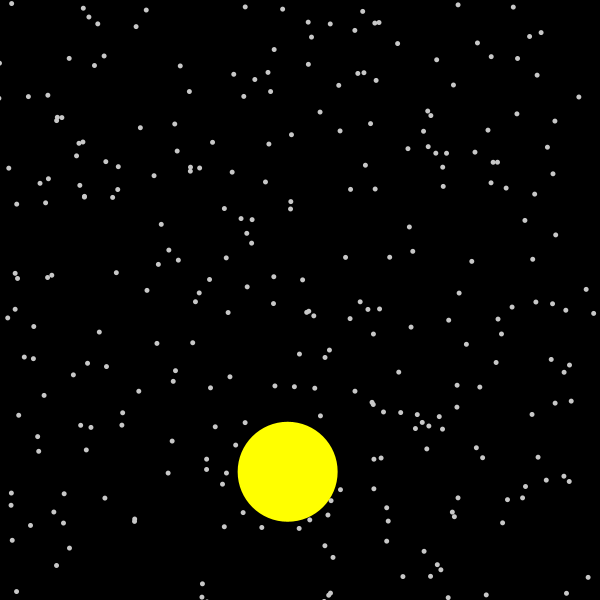
Frame 1 (no input)
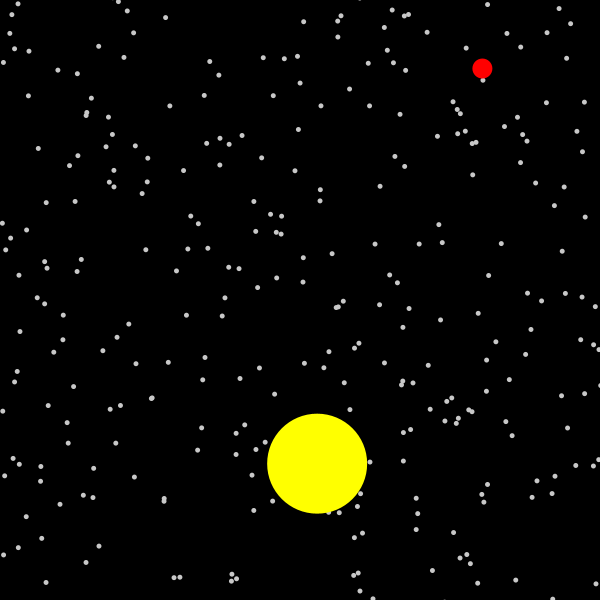
Frame 60 (the mouse pressed at the canvas centre just before this capture)
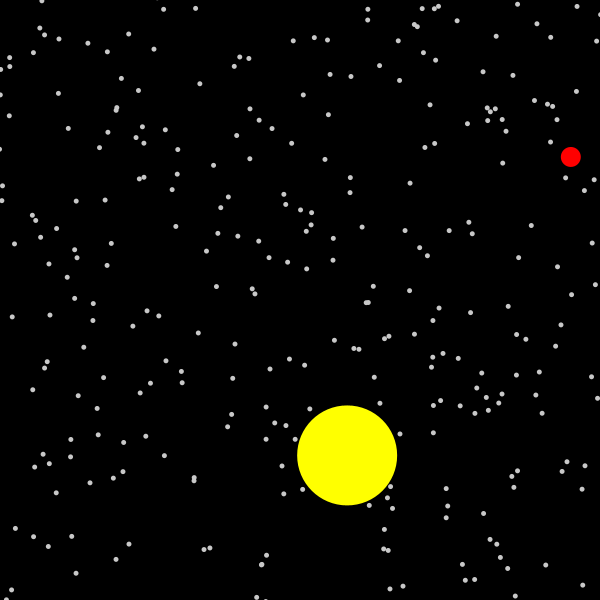
Frame 120 (the mouse held since frame 60 and released just before this capture)

The Processing sketch that drew these frames (run headless with seeded random() and noise(); from frame 60 on, the mouse is pressed at the canvas centre):

// Processing sketch: Space
// ── Space.pde
//Declare your variables here
Normal[] theNormal;
Oddball[] theOddball;
Jumbo[] theJumbo;
// so try declaring one Particle first, then instantiate it in setup, and use move and show in draw()

void setup() {
  //your code here
  size(600, 600);
  smooth();
  background(0);

  theNormal = new Normal[500];

  for (int i = 0; i < theNormal.length; i++) {
    float x = (float)(-200 + 800 * Math.random());
    float y = (float)(800 * Math.random());
    float s = .5;
    float a = (float)(-.5 * Math.random());
    float c = 200;


    theNormal[i] = new Normal(x, y, s, a, c);
  }

  theJumbo = new Jumbo[1];

  for (int i = 0; i < theJumbo.length; i++) {
    float x = (float)(-200 + 800 * Math.random());
    float y = (float)(800 * Math.random());
    float s = .5;
    float a = (float)(-.5 * Math.random());



    theJumbo[i] = new Jumbo(x, y, s, a);
  }
  theOddball = new Oddball[1];
  for (int i = 0; i < theOddball.length; i++) {
    float x = (float)(700 * Math.random());
    float y = (float)(-50 * Math.random());
    float s = 5;
    float a = (float)(5 * Math.random());

    theOddball[i] = new Oddball(x, y, s, a);
  }
} //end of setup


void draw() {
  //your code here
  frameRate(30);
  background(0);
  noStroke();
  for (int i = 0; i <500; i++) {
    theNormal[i].show();
    theNormal[i].move();
  }
  for (int i = 0; i <1; i++) {
    theJumbo[i].show();
    theJumbo[i].move();
  }
  for (int i = 0; i < 1; i++) {
    theOddball[i].show();
    theOddball[i].move();
  }
} //end of draw

// ── Jumbo.pde
class Jumbo {
  float x_pos;
  float y_pos;
  float speed;
  float angle;

  public Jumbo(float x, float y, float s, float a) {
    x_pos = x;
    y_pos = y;
    speed = s;
    angle = a;

  }

  void move() {

    if (x_pos >= 800) {
      x_pos = (float)(-200 + Math.random());
    }
    if (y_pos >= 800 || y_pos <= -200) {
      y_pos = (float)(700 + Math.random());
    }
    x_pos = x_pos + speed;
    y_pos = y_pos + angle;
  }

  void show() {
    pushMatrix();
    translate(x_pos, y_pos);
    fill(255,255,0);
    ellipse(0, 0, 100, 100);
    popMatrix();
  }
}

// ── Normal.pde
class Normal {
  float x_pos;
  float y_pos;
  float speed;
  float angle;
  float normColor;
  public Normal(float x, float y, float s, float a, float c) {
    x_pos = x;
    y_pos = y;
    speed = s;
    angle = a;
    normColor = c;
  }

  void move() {

    if (x_pos >= 650) {
      x_pos = (float)(-50 + Math.random());
    }
    if (y_pos >= 650 || y_pos <= -50) {
      y_pos = (float)(700 + Math.random());
    }
    x_pos = x_pos + speed;
    y_pos = y_pos + angle;
  }

  void show() {
    pushMatrix();
    translate(x_pos, y_pos);
    fill(normColor);
    ellipse(0, 0, 5, 5);
    popMatrix();
  }
}

// ── Oddball.pde
class Oddball {
  float x_pos;
  float y_pos;
  float speed;
  float angle;

  public Oddball(float x, float y, float s, float a) {
    x_pos = x;
    y_pos = y;
    speed = s;
    angle = a;
  }

  void move() {

    if (y_pos >= 650) {
      y_pos = (float)(-50 * Math.random());
      x_pos = (float)(700 * Math.random());
    }
    x_pos = x_pos + angle;
    y_pos = y_pos + angle;
  }

  void show() {
    pushMatrix();
    translate(x_pos, y_pos);
    fill(255, 0, 0);
    ellipse(0, 0, 20, 20);
    popMatrix();
  }
}
